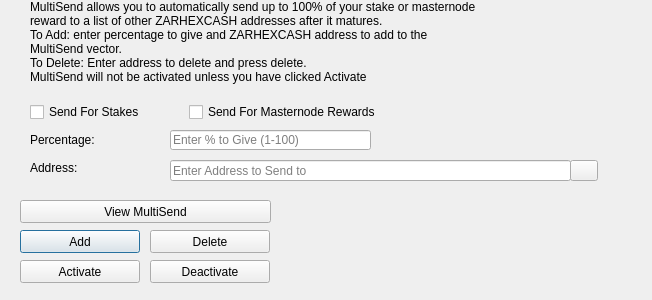
<?xml version="1.0" encoding="UTF-8"?>
<ui version="4.0">
 <class>MultiSendDialog</class>
 <widget class="QDialog" name="MultiSendDialog">
  <property name="windowModality">
   <enum>Qt::NonModal</enum>
  </property>
  <property name="geometry">
   <rect>
    <x>0</x>
    <y>0</y>
    <width>652</width>
    <height>300</height>
   </rect>
  </property>
  <property name="windowTitle">
   <string>MultiSend</string>
  </property>
  <widget class="QLineEdit" name="multiSendPercentEdit">
   <property name="geometry">
    <rect>
     <x>170</x>
     <y>130</y>
     <width>201</width>
     <height>20</height>
    </rect>
   </property>
   <property name="toolTip">
    <string>Enter whole numbers 1 - 100</string>
   </property>
   <property name="placeholderText">
    <string>Enter % to Give (1-100)</string>
   </property>
  </widget>
  <widget class="QLineEdit" name="multiSendAddressEdit">
   <property name="geometry">
    <rect>
     <x>170</x>
     <y>160</y>
     <width>401</width>
     <height>21</height>
    </rect>
   </property>
   <property name="toolTip">
    <string/>
   </property>
   <property name="placeholderText">
    <string>Enter Address to Send to</string>
   </property>
  </widget>
  <widget class="QLabel" name="label_2">
   <property name="geometry">
    <rect>
     <x>30</x>
     <y>0</y>
     <width>451</width>
     <height>121</height>
    </rect>
   </property>
   <property name="lineWidth">
    <number>1</number>
   </property>
   <property name="text">
    <string>MultiSend allows you to automatically send up to 100% of your stake or masternode reward to a list of other ZARHEXCASH addresses after it matures.
To Add: enter percentage to give and ZARHEXCASH address to add to the MultiSend vector.
To Delete: Enter address to delete and press delete.
MultiSend will not be activated unless you have clicked Activate</string>
   </property>
   <property name="alignment">
    <set>Qt::AlignLeading|Qt::AlignLeft|Qt::AlignTop</set>
   </property>
   <property name="wordWrap">
    <bool>true</bool>
   </property>
  </widget>
  <widget class="QLabel" name="message">
   <property name="geometry">
    <rect>
     <x>290</x>
     <y>200</y>
     <width>351</width>
     <height>91</height>
    </rect>
   </property>
   <property name="text">
    <string/>
   </property>
  </widget>
  <widget class="QPushButton" name="addButton">
   <property name="geometry">
    <rect>
     <x>20</x>
     <y>230</y>
     <width>120</width>
     <height>23</height>
    </rect>
   </property>
   <property name="toolTip">
    <string/>
   </property>
   <property name="statusTip">
    <string>Add to MultiSend Vector</string>
   </property>
   <property name="text">
    <string>Add</string>
   </property>
  </widget>
  <widget class="QPushButton" name="disableButton">
   <property name="geometry">
    <rect>
     <x>150</x>
     <y>260</y>
     <width>120</width>
     <height>23</height>
    </rect>
   </property>
   <property name="statusTip">
    <string>Deactivate MultiSend</string>
   </property>
   <property name="text">
    <string>Deactivate</string>
   </property>
  </widget>
  <widget class="QPushButton" name="addressBookButton">
   <property name="geometry">
    <rect>
     <x>570</x>
     <y>160</y>
     <width>28</width>
     <height>21</height>
    </rect>
   </property>
   <property name="toolTip">
    <string>Choose an address from the address book</string>
   </property>
   <property name="text">
    <string/>
   </property>
   <property name="icon">
    <iconset resource="../zarhexcash.qrc">
     <normaloff>:/icons/address-book</normaloff>:/icons/address-book</iconset>
   </property>
   <property name="shortcut">
    <string>Alt+A</string>
   </property>
   <property name="autoDefault">
    <bool>false</bool>
   </property>
  </widget>
  <widget class="QLabel" name="label">
   <property name="geometry">
    <rect>
     <x>30</x>
     <y>130</y>
     <width>121</width>
     <height>20</height>
    </rect>
   </property>
   <property name="toolTip">
    <string>Percentage of stake to send</string>
   </property>
   <property name="text">
    <string>Percentage:</string>
   </property>
  </widget>
  <widget class="QLabel" name="label_5">
   <property name="geometry">
    <rect>
     <x>30</x>
     <y>160</y>
     <width>111</width>
     <height>16</height>
    </rect>
   </property>
   <property name="toolTip">
    <string>Address to send portion of stake to</string>
   </property>
   <property name="text">
    <string>Address:</string>
   </property>
  </widget>
  <widget class="QPushButton" name="deleteButton">
   <property name="geometry">
    <rect>
     <x>150</x>
     <y>230</y>
     <width>120</width>
     <height>23</height>
    </rect>
   </property>
   <property name="toolTip">
    <string/>
   </property>
   <property name="statusTip">
    <string>Delete Address From MultiSend Vector</string>
   </property>
   <property name="text">
    <string>Delete</string>
   </property>
  </widget>
  <widget class="QPushButton" name="activateButton">
   <property name="geometry">
    <rect>
     <x>20</x>
     <y>260</y>
     <width>120</width>
     <height>23</height>
    </rect>
   </property>
   <property name="statusTip">
    <string>Activate MultiSend</string>
   </property>
   <property name="text">
    <string>Activate</string>
   </property>
  </widget>
  <widget class="QPushButton" name="viewButton">
   <property name="geometry">
    <rect>
     <x>20</x>
     <y>200</y>
     <width>251</width>
     <height>23</height>
    </rect>
   </property>
   <property name="toolTip">
    <string/>
   </property>
   <property name="statusTip">
    <string>View MultiSend Vector</string>
   </property>
   <property name="text">
    <string>View MultiSend</string>
   </property>
  </widget>
  <widget class="QWidget" name="horizontalLayoutWidget">
   <property name="geometry">
    <rect>
     <x>30</x>
     <y>100</y>
     <width>351</width>
     <height>24</height>
    </rect>
   </property>
   <layout class="QHBoxLayout" name="horizontalLayout">
    <item>
     <widget class="QCheckBox" name="multiSendStakeCheckBox">
      <property name="text">
       <string>Send For Stakes</string>
      </property>
     </widget>
    </item>
    <item>
     <widget class="QCheckBox" name="multiSendMasternodeCheckBox">
      <property name="text">
       <string>Send For Masternode Rewards</string>
      </property>
     </widget>
    </item>
   </layout>
  </widget>
 </widget>
 <resources>
  <include location="../zarhexcash.qrc"/>
 </resources>
 <connections/>
</ui>
